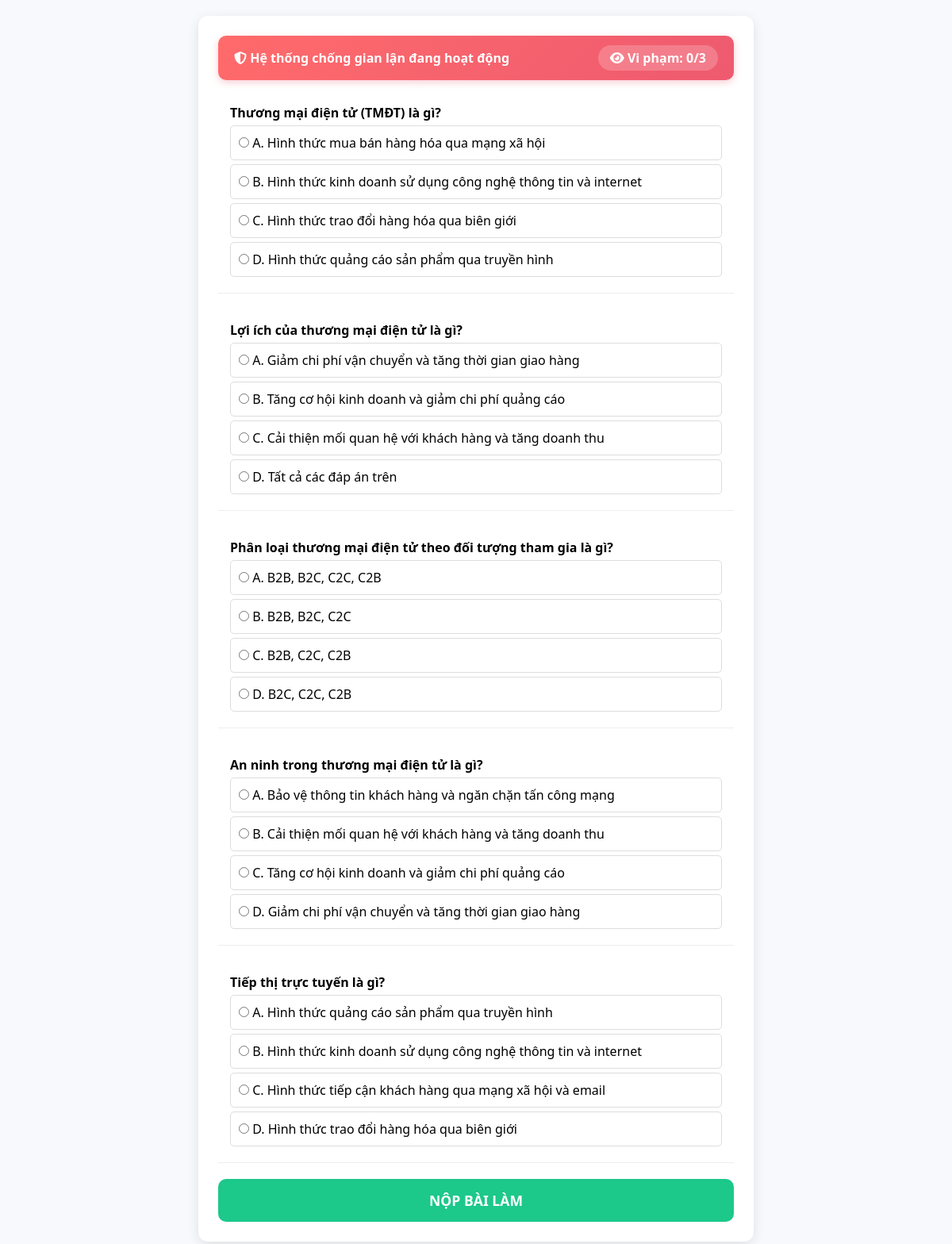
The page /modules/quiz/take_quiz.php?id=26 on the database its author committed.
### tables this page shows
CREATE TABLE `quiz_questions` (
  `id` int(11) NOT NULL,
  `assignment_id` int(11) NOT NULL,
  `question_text` text NOT NULL,
  `options` longtext NOT NULL CHECK (json_valid(`options`)),
  `correct_option` int(11) NOT NULL,
  `created_at` timestamp NOT NULL DEFAULT current_timestamp()
);

### modules/quiz/take_quiz.php (the view, shortened to what this page needs)
<?php
require_once __DIR__ . '/../../config/db_config.php';
mysqli_set_charset($conn, "utf8mb4");
$id = intval($_GET['id']);
$assignment_query = mysqli_query($conn, "SELECT duration, deadline FROM assignments WHERE id = $id");
$assignment_data = mysqli_fetch_assoc($assignment_query);
$is_deadline_passed = false;
$query = mysqli_query($conn, "SELECT * FROM quiz_questions WHERE assignment_id = $id");
?>
<!DOCTYPE html>
<html lang="vi">
<head>
    <link rel="stylesheet" href="https://cdnjs.cloudflare.com/ajax/libs/font-awesome/6.4.0/css/all.min.css">
    <link rel="stylesheet" href="/E_learning/assets/css/style.css?v=<?php echo filemtime(__DIR__ . '/../../assets/css/style.css'); ?>">
</head>
<body class="take-quiz-page">
    <?php if ($is_deadline_passed): ?>
        <div class="quiz-box">
            <div class="deadline-expired">
                <h2><i class="fas fa-exclamation-triangle"></i> Đã hết thời hạn nộp bài!</h2>
                <p>Bài tập này đã hết hạn nộp vào ngày <?php echo date('d/m/Y H:i', strtotime($assignment_data['deadline'])); ?></p>
                <button type="button" class="btn-quiz-back js-quiz-back">
                    Quay lại
                </button>
            </div>
        </div>
    <?php else: ?>
        <div class="quiz-box">
            <div class="anti-cheat-box">
                <div>
                    <i class="fas fa-shield-alt"></i> <strong>Hệ thống chống gian lận đang hoạt động</strong>
                </div>
                <div class="violation-counter">
                    <i class="fas fa-eye"></i> Vi phạm: <span id="violationCount">0</span>/3
                </div>
            </div>
            <form action="/E_learning/modules/quiz/submit_quiz.php" method="POST" id="quizForm">
                <?php while($row = mysqli_fetch_assoc($query)):
                    $opts = json_decode($row['options'], true);
                ?>
                <div class="question">
                    <p><strong><?php echo $row['question_text']; ?></strong></p>
                    <?php foreach($opts as $idx => $text): ?>
                        <label class="option">
                            <input type="radio" name="ans[<?php echo $row['id']; ?>]" value="<?php echo $idx; ?>" required>
                            <?php echo $text; ?>
                        </label>
                    <?php endforeach; ?>
                </div>
                <?php endwhile; ?>
                <button type="submit" class="btn-submit">NỘP BÀI LÀM</button>
            </form>
        </div>
    <?php endif; ?>
</body>
</html>

### assets/css/style.css (style rules this page uses)
* { margin: 0; padding: 0; box-sizing: border-box; font-family: 'Segoe UI', Tahoma, Geneva, Verdana, sans-serif; }
.btn-submit { width: 100%; padding: 15px; background: linear-gradient(135deg, #667eea 0%, #764ba2 100%); color: white; border: none; border-radius: 8px; font-size: 1.1em; font-weight: bold; cursor: pointer; transition: 0.3s; }
body.take-quiz-page { font-family: sans-serif; background: #f8f9fc; padding: 20px; }
body.take-quiz-page .quiz-box { max-width: 700px; margin: auto; background: white; padding: 25px; border-radius: 12px; box-shadow: 0 4px 15px rgba(0,0,0,0.1); }
body.take-quiz-page .question { margin-bottom: 20px; padding: 15px; border-bottom: 1px solid #eee; }
body.take-quiz-page .option { display: block; padding: 10px; border: 1px solid #ddd; margin: 5px 0; border-radius: 5px; cursor: pointer; }
body.take-quiz-page .btn-submit { background: #1cc88a; color: white; border: none; padding: 15px; width: 100%; border-radius: 10px; cursor: pointer; font-weight: bold; }
body.take-quiz-page .anti-cheat-box { background: linear-gradient(135deg, #ff6b6b 0%, #ee5a6f 100%); color: white; padding: 12px 20px; border-radius: 10px; margin-bottom: 15px; display: flex; justify-content: space-between; align-items: center; box-shadow: 0 3px 10px rgba(238, 90, 111, 0.3); }
body.take-quiz-page .violation-counter { background: rgba(255,255,255,0.2); padding: 5px 15px; border-radius: 20px; font-weight: bold; font-size: 16px; }

### rows shown on the page
quiz_questions: question_text "Thương mại điện tử (TMĐT) là gì?", options "A. Hình thức mua bán hàng hóa qua mạng xã hội", options "B. Hình thức kinh doanh sử dụng công nghệ thông tin và internet", options "C. Hình thức trao đổi hàng hóa qua biên giới", options "D. Hình thức quảng cáo sản phẩm qua truyền hình"
quiz_questions: question_text "Lợi ích của thương mại điện tử là gì?", options "A. Giảm chi phí vận chuyển và tăng thời gian giao hàng", options "B. Tăng cơ hội kinh doanh và giảm chi phí quảng cáo", options "C. Cải thiện mối quan hệ với khách hàng và tăng doanh thu", options "D. Tất cả các đáp án trên"
quiz_questions: question_text "Phân loại thương mại điện tử theo đối tượng tham gia là gì?", options "A. B2B, B2C, C2C, C2B", options "B. B2B, B2C, C2C", options "C. B2B, C2C, C2B", options "D. B2C, C2C, C2B"
quiz_questions: question_text "An ninh trong thương mại điện tử là gì?", options "A. Bảo vệ thông tin khách hàng và ngăn chặn tấn công mạng", options "B. Cải thiện mối quan hệ với khách hàng và tăng doanh thu", options "C. Tăng cơ hội kinh doanh và giảm chi phí quảng cáo", options "D. Giảm chi phí vận chuyển và tăng thời gian giao hàng"
quiz_questions: question_text "Tiếp thị trực tuyến là gì?", options "A. Hình thức quảng cáo sản phẩm qua truyền hình", options "B. Hình thức kinh doanh sử dụng công nghệ thông tin và internet", options "C. Hình thức tiếp cận khách hàng qua mạng xã hội và email", options "D. Hình thức trao đổi hàng hóa qua biên giới"
